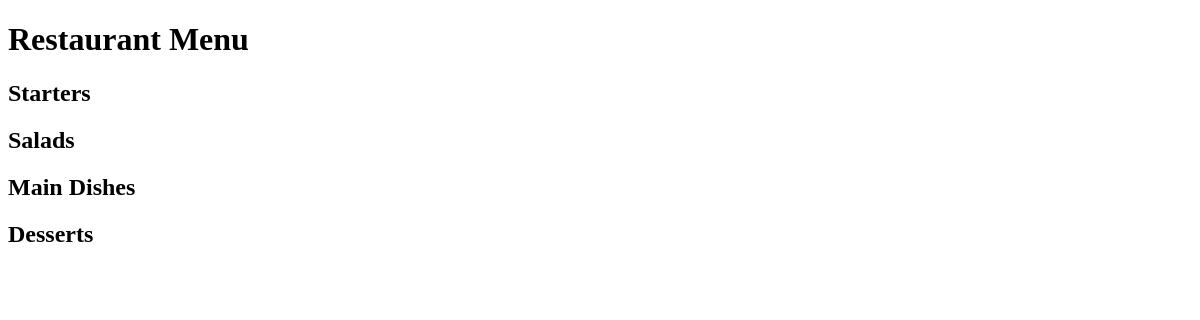
The app's page /, older data.
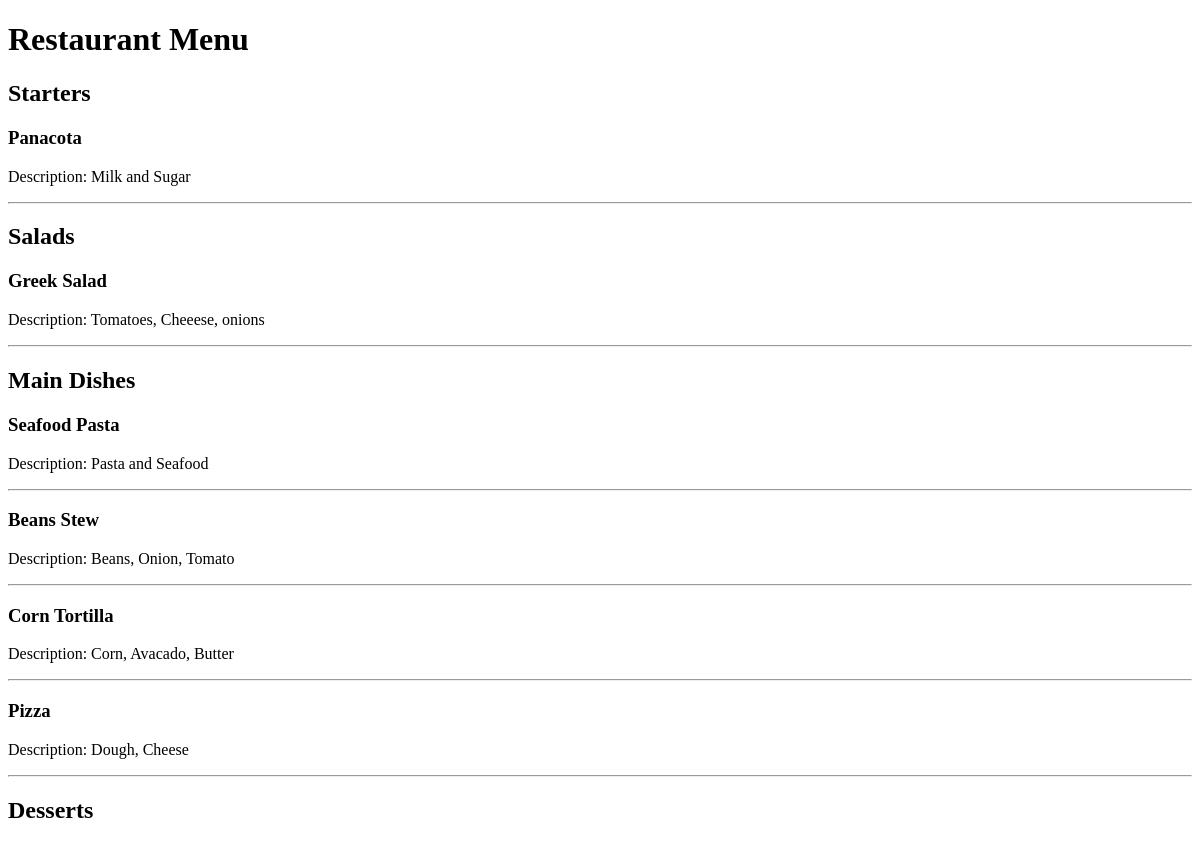
The same page, newer data.
### restaurant_menu/models.py (models this page shows, shortened)
class Item(models.Model):
    meal = models.CharField(max_length=1000, unique=True)
    description = models.CharField(max_length=2000)
    price = models.DecimalField(max_digits=10, decimal_places=2)
    meal_type = models.CharField(max_length=200, choices=Meal_Category)
    author = models.ForeignKey(User, on_delete=models.PROTECT)
    status = models.IntegerField(choices=STATUS, default=1)
    date_created = models.DateTimeField(auto_now_add=True)
    date_updated = models.DateTimeField(auto_now=True)

### restaurant_menu/views.py (the view)
# urls.py: path('', views.MenuList.as_view(), name='home'),
class MenuList(generic.ListView):
    queryset = Item.objects.order_by("-date_created")
    template_name = "index.html"
    def get_context_data(self, **kwargs):
        context = super().get_context_data(**kwargs)
        context["meal"] = Meal_Category
        return context

### restaurant_menu/templates/index.html (shortened to what this page needs)
<!DOCTYPE html>
<html lang="en">
<head>
</head>
<body>
    <h1>Restaurant Menu</h1>
    {% for i in meal %}
        <h2>{{ i.1 }}</h2>
            {% for row in item_list %}
                {% if row.meal_type == i.0 %}
                    <h3>{{ row.meal }}</h3>
                    <p>Description: {{ row.description }}</p>
                    <hr>
                {% endif %}
            {% endfor %}
    {% endfor %}
</body>
</html>

Row changes from the older to the newer data that the page shows:
added Item: meal "Panacota", description "Milk and Sugar", shown under "Starters"
added Item: meal "Greek Salad", description "Tomatoes, Cheeese, onions", shown under "Salads"
added Item: meal "Seafood Pasta", description "Pasta and Seafood", shown under "Main Dishes"
added Item: meal "Beans Stew", description "Beans, Onion, Tomato", shown under "Main Dishes"
added Item: meal "Corn Tortilla", description "Corn, Avacado, Butter", shown under "Main Dishes"
added Item: meal "Pizza", description "Dough, Cheese", shown under "Main Dishes"
